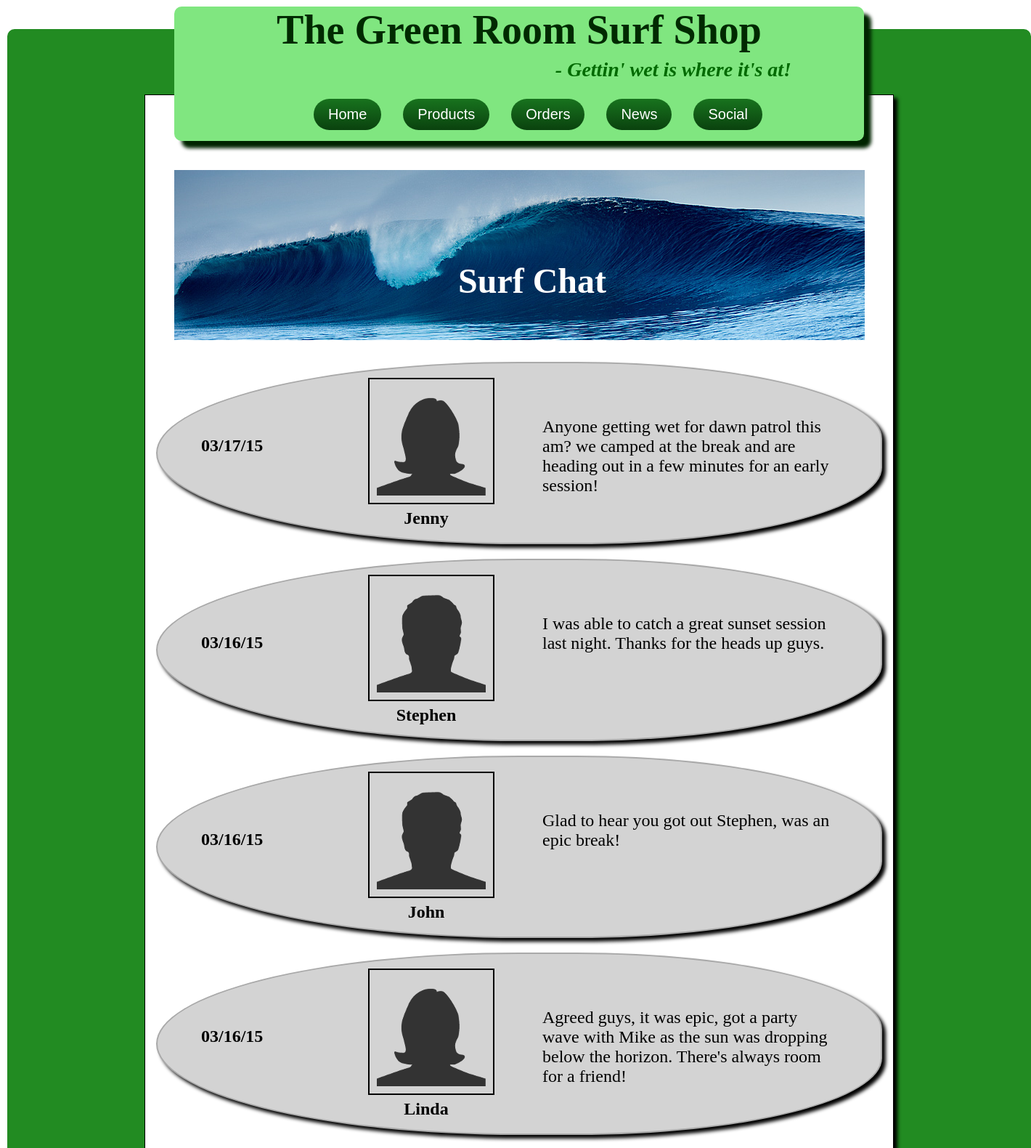
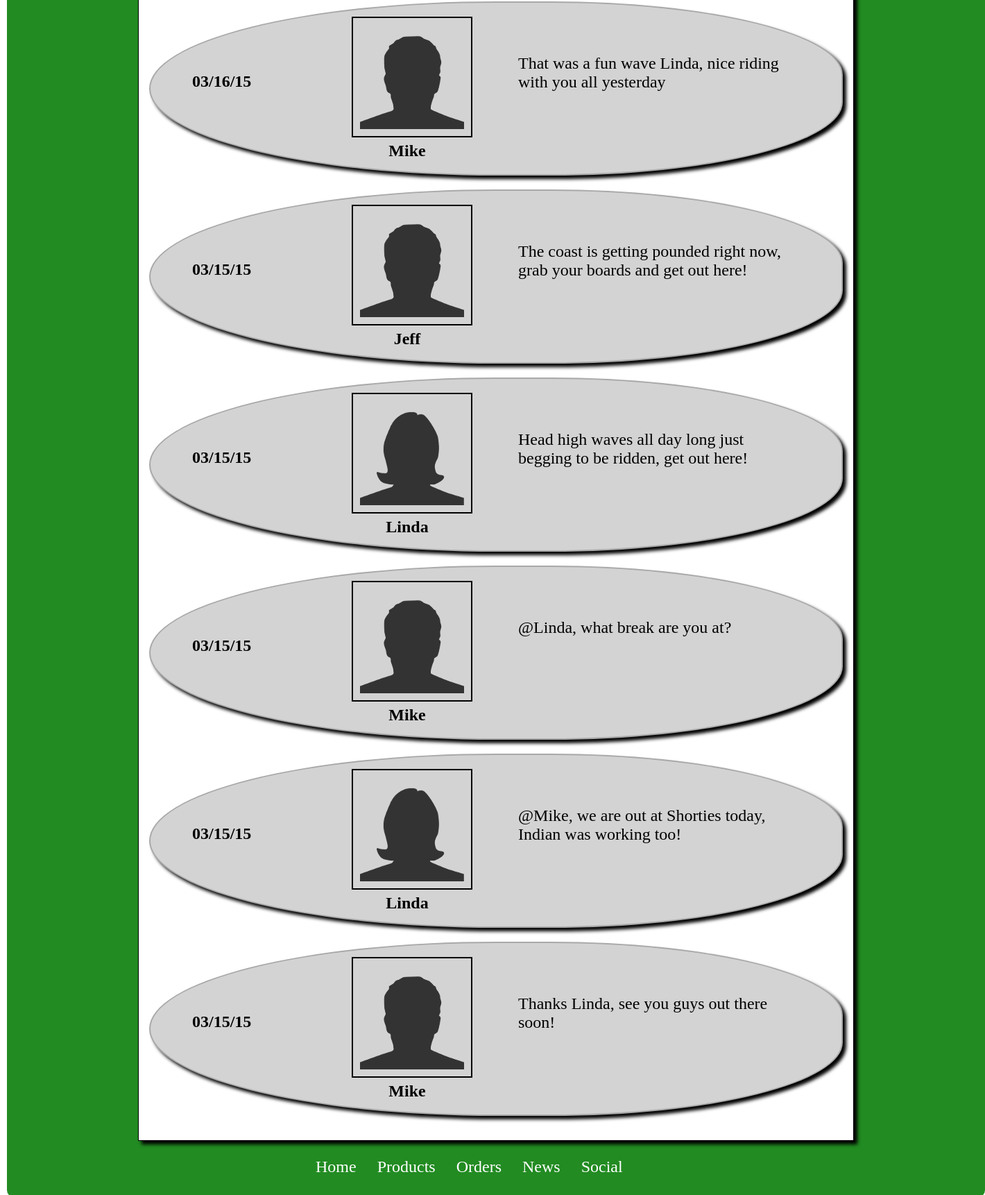
/social.php, run on the app's committed database (2 pictures, top to bottom).
### tables this page shows
CREATE TABLE IF NOT EXISTS `social` (
`id` int(20) unsigned NOT NULL,
  `post_date` date NOT NULL,
  `avatar` varchar(60) NOT NULL COMMENT 'image link',
  `f_name` varchar(20) NOT NULL,
  `comment` text NOT NULL
);

### social.php (the view, shortened to what this page needs)
<!DOCTYPE html>
<html lang="en">
<head>
	<link rel="stylesheet" href="style.css">
</head>
<body id="social">
	<div id="wrapper">
		<div id="content">
			<?php
				require "includes/header.inc.php";
			?>
			<div id="default_title_image"><h6>Surf Chat</h6></div>
			<?php
				$sql = "SELECT post_date, f_name, avatar, comment  FROM social ORDER BY post_date DESC";
				$query = mysqli_query($dbc,$sql);
				while($row = mysqli_fetch_array($query)) {
					$post_date =  $row['post_date'];
					$timestamp = strtotime($post_date);
					$date = date("m/d/y", $timestamp);
					$name = $row['f_name'];
					$avatar = $row['avatar'];
					$comment = $row['comment'];
					echo "<div class=\"item\">";
					echo "<div class=\"socDate\"><strong>$date</strong></div>";
					echo "<div class=\"avatar\"><img src=\"$avatar\" alt=\"avatar pic\" width=150 height=150 /><strong>$name</strong></div>";
					echo "<div class=\"comment\"><p>$comment</p></div>";
					echo "</div>";
				}
			?>
		</div>
		<?php
			require "includes/footer.inc.php"
		?>
	</div>
</body>
</html>

### style.css (style rules this page uses)
body { margin:0 auto; padding:0; width:1400px; }
#wrapper { width:1350px; margin: 40px auto; padding: 90px 30px 30px 30px; font-family: verdana; font-size: 18pt; background-color: forestgreen; border-radius: 10px; }
#content { background-color: #ffffff; margin: 0 auto; padding: 5px 15px 15px 15px; width: 1000px; border: 1px solid black; box-shadow: 5px 5px 5px #000000; }
#default_title_image { font-size: 32pt; background-image: url(images/surfbg.jpg); background-repeat: no-repeat; color:#FFFFFF; width: 951px; height:234px; margin: -30px 5px 5px 25px; padding-top: 25px; text-align: center; }
h6 { font-size: 36pt; margin-top: 125px; }
#news h6, #social h6 { margin-top: 100px; margin-left:35px; }
img { padding:10px; border: 2px solid black; }
.item { border: 2px solid darkgrey; border-radius: 5px; padding: 20px; margin-bottom: 20px; }
#social .item { border-radius: 95% 80% 80% 95%; background-color: lightgrey; box-shadow: 5px 5px 5px #000000; }
.socDate { width:120px; float: left; margin-right: 110px; margin-top: 80px; margin-left: 40px }
.avatar { width: 160px; float: left; text-align: center; }
.comment { width: 400px; float: left; margin-left:80px; margin-top: 30px; }

### data on the page
social: post_date "03/17/15", avatar (picture), f_name "Jenny", comment "Anyone getting wet for dawn patrol this am? we camped at the break and are heading out in a few minutes for an early session!"
social: post_date "03/16/15", avatar (picture), f_name "Stephen", comment "I was able to catch a great sunset session last night. Thanks for the heads up guys."
social: post_date "03/16/15", avatar (picture), f_name "John", comment "Glad to hear you got out Stephen, was an epic break!"
social: post_date "03/16/15", avatar (picture), f_name "Linda", comment "Agreed guys, it was epic, got a party wave with Mike as the sun was dropping below the horizon. There's always room for a friend!"
social: post_date "03/16/15", avatar (picture), f_name "Mike", comment "That was a fun wave Linda, nice riding with you all yesterday"
social: post_date "03/15/15", avatar (picture), f_name "Jeff", comment "The coast is getting pounded right now, grab your boards and get out here!"
social: post_date "03/15/15", avatar (picture), f_name "Linda", comment "Head high waves all day long just begging to be ridden, get out here!"
social: post_date "03/15/15", avatar (picture), f_name "Mike", comment "@Linda, what break are you at?"
social: post_date "03/15/15", avatar (picture), f_name "Linda", comment "@Mike, we are out at Shorties today, Indian was working too!"
social: post_date "03/15/15", avatar (picture), f_name "Mike", comment "Thanks Linda, see you guys out there soon!"
